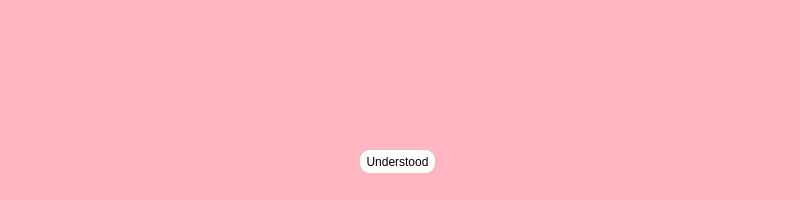
<?xml version="1.0" encoding="UTF-8"?>
<ui version="4.0">
 <class>MainWindow</class>
 <widget class="QMainWindow" name="MainWindow">
  <property name="geometry">
   <rect>
    <x>0</x>
    <y>0</y>
    <width>800</width>
    <height>200</height>
   </rect>
  </property>
  <property name="minimumSize">
   <size>
    <width>800</width>
    <height>200</height>
   </size>
  </property>
  <property name="maximumSize">
   <size>
    <width>800</width>
    <height>200</height>
   </size>
  </property>
  <property name="windowTitle">
   <string>MainWindow</string>
  </property>
  <property name="styleSheet">
   <string notr="true">
	
	background-color:lightpink;
</string>
  </property>
  <widget class="QWidget" name="centralwidget">
   <widget class="QPushButton" name="quit">
    <property name="geometry">
     <rect>
      <x>360</x>
      <y>150</y>
      <width>75</width>
      <height>23</height>
     </rect>
    </property>
    <property name="styleSheet">
     <string notr="true">QPushButton{
	background-color:white;
	border-radius:10%;
}</string>
    </property>
    <property name="text">
     <string>Understood</string>
    </property>
   </widget>
   <widget class="QLabel" name="errorlab">
    <property name="geometry">
     <rect>
      <x>30</x>
      <y>70</y>
      <width>731</width>
      <height>31</height>
     </rect>
    </property>
    <property name="text">
     <string/>
    </property>
    <property name="alignment">
     <set>Qt::AlignCenter</set>
    </property>
   </widget>
  </widget>
 </widget>
 <resources/>
 <connections/>
</ui>
